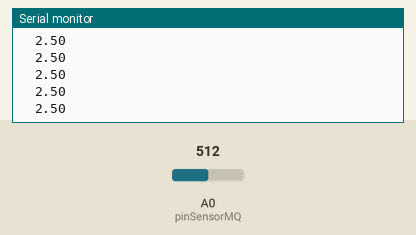
A sketch run on a simulated Arduino Uno, built with avr-gcc and run on an emulated ATmega328P. On the bench: the last lines printed to the serial monitor. The inputs (shaded band) are chosen by the test bench; at power-on: A0 (pinSensorMQ) = 512.

Above: at 4.2 s.
4.3 s: A0 (pinSensorMQ) set to 716
At 4.68 s:
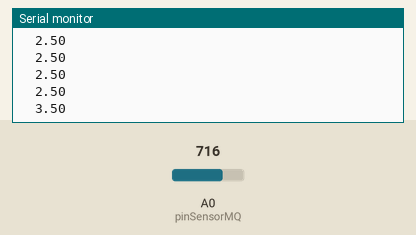
5.8 s: A0 (pinSensorMQ) set to 900
At 5.94 s:
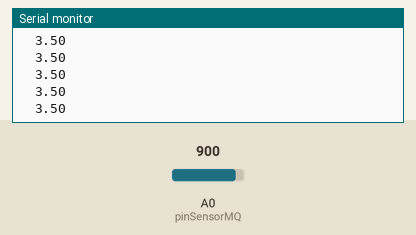
Timing chart, 0 to 8.8 s (numbered marks = the images above; inputs shaded):
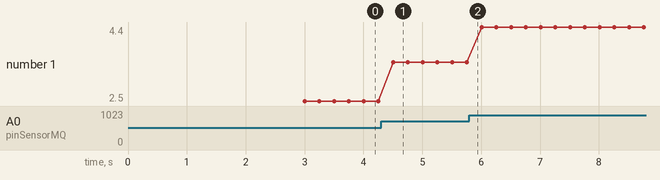

The sketch:

detector_de_gas.ino
```cpp
/*
 * PROYECTO: Sistema de Adquisición de Datos
 * PARTICIPANTES:

* - Diego Guillermo Guardado Viramontes
* - Axel Perea Pinedo
* - Valeria Carrillo Hernández
 */


const int pinSensorMQ = A0;  // Pin analógico conectado al AO del sensor
unsigned long numeroMuestra = 0; // Contador para el número de muestra

void setup() {
  Serial.begin(9600);

  // Encabezado para identificar las columnas en el Monitor Serie
  Serial.println("Muestra\tVoltaje(V)");
  Serial.println("-------------------");

  // Tiempo de espera para la estabilización inicial del sensor
  delay(3000);
}

void loop() {
  // 1. Incrementar el contador de muestras
  numeroMuestra++;

  // 2. Leer el valor analógico y convertirlo a voltaje
  int valorCrudo = analogRead(pinSensorMQ);
  float voltaje = valorCrudo * (5.0 / 1023.0);

  // 3. Imprimir en formato de lista
  Serial.print("\t");
  Serial.println(voltaje, 2); // 2 decimales

  // Muestreo cada 250 milisegundos
  delay(250);
}
```

Measured:
- after the input at 4.3 s, the serial monitor: prints a new line after 0.20 s (image 1)
- plotted number 1: 2.5 → 3.5 after the input at 4.3 s, 3.5 → 4.4 after the input at 5.8 s
